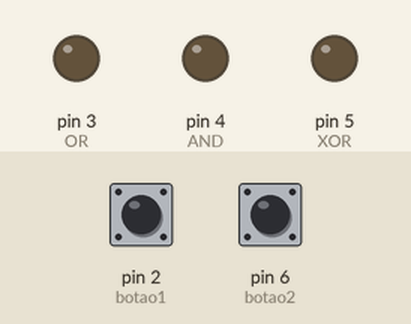
Recording of a sketch running on a simulated Arduino Uno, built with avr-gcc and run on an emulated ATmega328P. On the bench: output pins drawn as LEDs (lit = HIGH). The inputs (shaded band) are chosen by the test bench; at power-on: pin 2 (botao1) LOW, pin 6 (botao2) LOW.

Above: at 1.2 s.
1.3 s: pin 2 (botao1) pulled HIGH for 1 s
At 1.7 s:
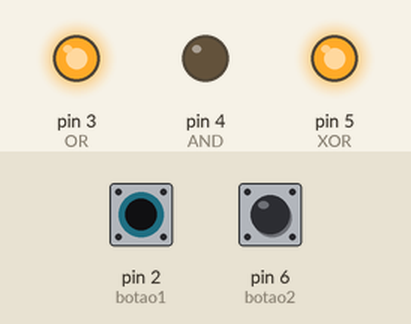
3.8 s: pin 2 (botao1) pulled HIGH for 3.2 s
At 8.2 s:
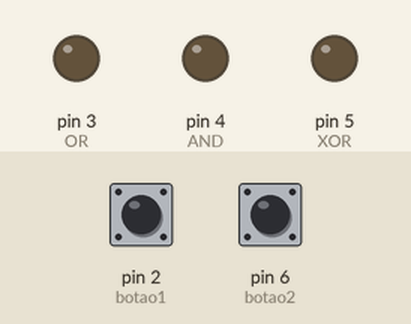
8.5 s: pin 6 (botao2) pulled HIGH for 3.2 s
At 9.6 s:
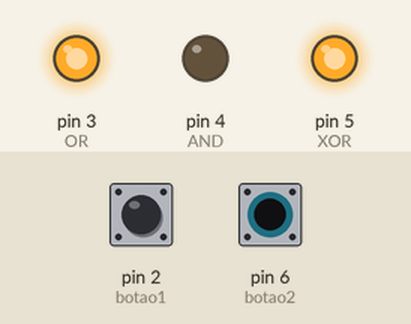
13.2 s: pin 6 (botao2) pulled HIGH for 0.15 s
At 13.9 s:
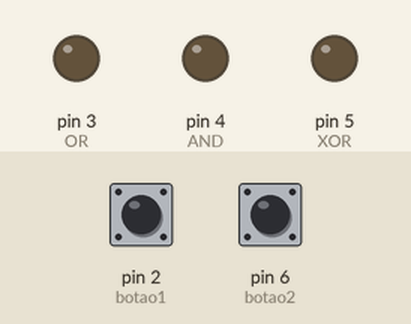
14.8 s: pin 2 (botao1) driven HIGH and pin 6 (botao2) driven HIGH
At 15.6 s:
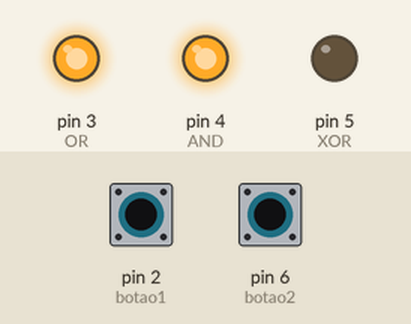
Timing chart, 0 to 17.3 s (numbered marks = the images above; inputs shaded):
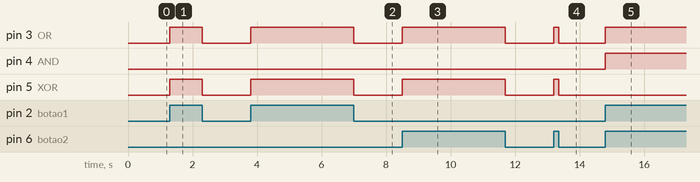

The sketch:

Ex5.ino
```cpp
int OR = 3;
int AND = 4;
int XOR = 5;
int botao1 = 2;
int botao2 = 6;

void setup()
{
    Serial.begin(9600);
    pinMode(OR, OUTPUT);
    pinMode(AND, OUTPUT);
    pinMode(XOR, OUTPUT);
    pinMode(botao1, INPUT);
    pinMode(botao2, INPUT);
}

void loop()
{
    if (digitalRead(botao1) == 1 || digitalRead(botao2) == 1)
    {
        digitalWrite(OR, 1);
    }
    else
    {
        digitalWrite(OR, 0);
    }

    if (digitalRead(botao1) == 1 && digitalRead(botao2) == 1)
    {
        digitalWrite(AND, 1);
    }
    else
    {
        digitalWrite(AND, 0);
    }

    if (digitalRead(botao1) != digitalRead(botao2))
    {
        digitalWrite(XOR, 1);
    }
    else
    {
        digitalWrite(XOR, 0);
    }
}
```

Measured:
- after the input at 1.3 s, pin 3 (OR), pin 5 (XOR): LOW → HIGH at once, → LOW 1.0 s later
- after the input at 3.8 s, pin 3 (OR), pin 5 (XOR): LOW → HIGH at once, → LOW 3.2 s later
- after the input at 8.5 s, pin 3 (OR), pin 5 (XOR): LOW → HIGH at once, → LOW 3.2 s later
- after the input at 13.2 s, pin 3 (OR), pin 5 (XOR): LOW → HIGH at once, → LOW 0.15 s later
- after the input at 14.8 s, pin 3 (OR), pin 4 (AND): LOW → HIGH at once
